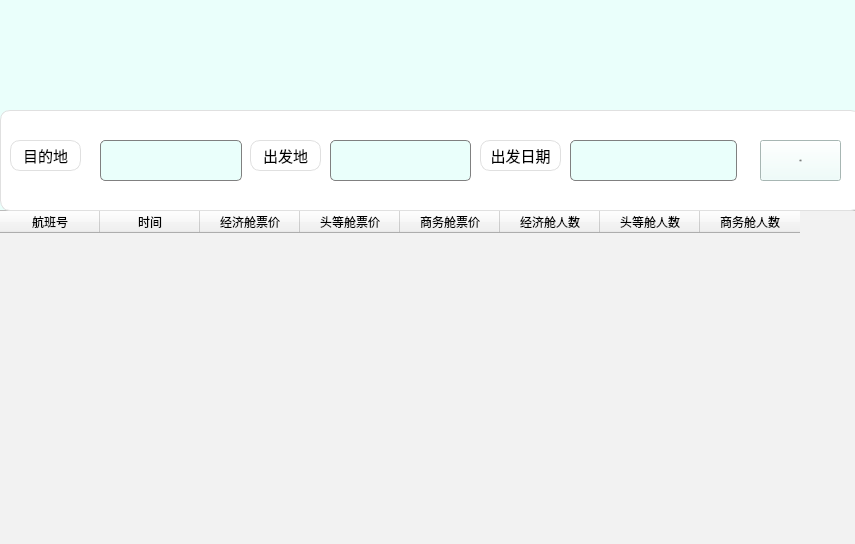
<?xml version="1.0" encoding="UTF-8"?>
<ui version="4.0">
 <class>inquiry</class>
 <widget class="QWidget" name="inquiry">
  <property name="enabled">
   <bool>true</bool>
  </property>
  <property name="geometry">
   <rect>
    <x>0</x>
    <y>0</y>
    <width>855</width>
    <height>544</height>
   </rect>
  </property>
  <property name="font">
   <font>
    <italic>false</italic>
    <bold>false</bold>
    <underline>false</underline>
   </font>
  </property>
  <property name="windowTitle">
   <string>搜索航班</string>
  </property>
  <widget class="QFrame" name="frame_2">
   <property name="geometry">
    <rect>
     <x>-10</x>
     <y>0</y>
     <width>921</width>
     <height>561</height>
    </rect>
   </property>
   <property name="styleSheet">
    <string notr="true">background-color: rgb(234, 255, 251);
</string>
   </property>
   <property name="frameShape">
    <enum>QFrame::Shape::StyledPanel</enum>
   </property>
   <property name="frameShadow">
    <enum>QFrame::Shadow::Raised</enum>
   </property>
   <widget class="QFrame" name="frame">
    <property name="geometry">
     <rect>
      <x>10</x>
      <y>110</y>
      <width>861</width>
      <height>101</height>
     </rect>
    </property>
    <property name="styleSheet">
     <string notr="true"> QFrame {
	background-color: rgb(255, 255, 255);
	background-color: rgb(255, 255, 255);
        border: 1px solid #E0E0E0;
        border-radius: 10px;
 
    }</string>
    </property>
    <property name="frameShape">
     <enum>QFrame::Shape::StyledPanel</enum>
    </property>
    <property name="frameShadow">
     <enum>QFrame::Shadow::Raised</enum>
    </property>
    <widget class="QLabel" name="label">
     <property name="geometry">
      <rect>
       <x>250</x>
       <y>30</y>
       <width>71</width>
       <height>31</height>
      </rect>
     </property>
     <property name="font">
      <font>
       <family>幼圆</family>
       <pointsize>11</pointsize>
      </font>
     </property>
     <property name="text">
      <string>出发地</string>
     </property>
     <property name="alignment">
      <set>Qt::AlignmentFlag::AlignCenter</set>
     </property>
    </widget>
    <widget class="QLabel" name="label_2">
     <property name="geometry">
      <rect>
       <x>10</x>
       <y>30</y>
       <width>71</width>
       <height>31</height>
      </rect>
     </property>
     <property name="font">
      <font>
       <family>幼圆</family>
       <pointsize>11</pointsize>
      </font>
     </property>
     <property name="text">
      <string>目的地</string>
     </property>
     <property name="alignment">
      <set>Qt::AlignmentFlag::AlignCenter</set>
     </property>
    </widget>
    <widget class="QLabel" name="label_3">
     <property name="geometry">
      <rect>
       <x>480</x>
       <y>30</y>
       <width>81</width>
       <height>31</height>
      </rect>
     </property>
     <property name="font">
      <font>
       <family>幼圆</family>
       <pointsize>11</pointsize>
      </font>
     </property>
     <property name="text">
      <string>出发日期</string>
     </property>
     <property name="alignment">
      <set>Qt::AlignmentFlag::AlignCenter</set>
     </property>
    </widget>
    <widget class="QLineEdit" name="lineEditArrival">
     <property name="geometry">
      <rect>
       <x>100</x>
       <y>30</y>
       <width>142</width>
       <height>41</height>
      </rect>
     </property>
     <property name="sizePolicy">
      <sizepolicy hsizetype="Fixed" vsizetype="Fixed">
       <horstretch>0</horstretch>
       <verstretch>0</verstretch>
      </sizepolicy>
     </property>
     <property name="minimumSize">
      <size>
       <width>80</width>
       <height>35</height>
      </size>
     </property>
     <property name="styleSheet">
      <string notr="true">border: 1px solid gray; border-radius: 5px; padding: 2px;</string>
     </property>
    </widget>
    <widget class="QLineEdit" name="lineEditDepart">
     <property name="geometry">
      <rect>
       <x>330</x>
       <y>30</y>
       <width>141</width>
       <height>41</height>
      </rect>
     </property>
     <property name="sizePolicy">
      <sizepolicy hsizetype="Fixed" vsizetype="Fixed">
       <horstretch>0</horstretch>
       <verstretch>0</verstretch>
      </sizepolicy>
     </property>
     <property name="minimumSize">
      <size>
       <width>80</width>
       <height>35</height>
      </size>
     </property>
     <property name="styleSheet">
      <string notr="true">border: 1px solid gray; border-radius: 5px; padding: 2px;</string>
     </property>
    </widget>
    <widget class="QPushButton" name="SearchBtn">
     <property name="geometry">
      <rect>
       <x>760</x>
       <y>30</y>
       <width>81</width>
       <height>41</height>
      </rect>
     </property>
     <property name="font">
      <font>
       <pointsize>-1</pointsize>
       <italic>false</italic>
       <bold>false</bold>
       <underline>false</underline>
      </font>
     </property>
     <property name="styleSheet">
      <string notr="true">
QPushButton{border-radius:4px;background:#409eff;color:white;font-size:14px}
QPushButton:hover {
         background-color: #ADD8E6;&quot;        /* 悬停时背景颜色 */
        }</string>
     </property>
     <property name="text">
      <string>搜索</string>
     </property>
     <property name="icon">
      <iconset theme="QIcon::ThemeIcon::MediaSeekForward"/>
     </property>
    </widget>
    <widget class="QLineEdit" name="lineEditDate">
     <property name="geometry">
      <rect>
       <x>570</x>
       <y>30</y>
       <width>167</width>
       <height>41</height>
      </rect>
     </property>
     <property name="sizePolicy">
      <sizepolicy hsizetype="Fixed" vsizetype="Fixed">
       <horstretch>0</horstretch>
       <verstretch>0</verstretch>
      </sizepolicy>
     </property>
     <property name="minimumSize">
      <size>
       <width>0</width>
       <height>35</height>
      </size>
     </property>
     <property name="styleSheet">
      <string notr="true">border: 1px solid gray; border-radius: 5px; padding: 2px;</string>
     </property>
    </widget>
   </widget>
   <widget class="QTableWidget" name="tableWidget">
    <property name="geometry">
     <rect>
      <x>9</x>
      <y>210</y>
      <width>861</width>
      <height>341</height>
     </rect>
    </property>
    <property name="styleSheet">
     <string notr="true">background-color: rgb(242, 242, 242);</string>
    </property>
    <column>
     <property name="text">
      <string>航班号</string>
     </property>
     <property name="font">
      <font>
       <family>幼圆</family>
       <italic>false</italic>
       <bold>false</bold>
      </font>
     </property>
    </column>
    <column>
     <property name="text">
      <string>时间</string>
     </property>
     <property name="font">
      <font>
       <family>幼圆</family>
      </font>
     </property>
    </column>
    <column>
     <property name="text">
      <string>经济舱票价</string>
     </property>
     <property name="font">
      <font>
       <family>幼圆</family>
      </font>
     </property>
    </column>
    <column>
     <property name="text">
      <string>头等舱票价</string>
     </property>
     <property name="font">
      <font>
       <family>幼圆</family>
      </font>
     </property>
    </column>
    <column>
     <property name="text">
      <string>商务舱票价</string>
     </property>
     <property name="font">
      <font>
       <family>幼圆</family>
      </font>
     </property>
    </column>
    <column>
     <property name="text">
      <string>经济舱人数</string>
     </property>
     <property name="font">
      <font>
       <family>幼圆</family>
      </font>
     </property>
    </column>
    <column>
     <property name="text">
      <string>头等舱人数</string>
     </property>
     <property name="font">
      <font>
       <family>幼圆</family>
      </font>
     </property>
    </column>
    <column>
     <property name="text">
      <string>商务舱人数</string>
     </property>
     <property name="font">
      <font>
       <family>幼圆</family>
      </font>
     </property>
    </column>
   </widget>
   <widget class="QPushButton" name="HomeButton">
    <property name="enabled">
     <bool>true</bool>
    </property>
    <property name="geometry">
     <rect>
      <x>770</x>
      <y>40</y>
      <width>51</width>
      <height>41</height>
     </rect>
    </property>
    <property name="cursor">
     <cursorShape>OpenHandCursor</cursorShape>
    </property>
    <property name="styleSheet">
     <string notr="true">QPushButton#HomeButton{
	image: url(:/Image/Imageres/user (1).png);
    background: transparent; /* 背景透明 */
    border: none; /* 移除边框 */
}</string>
    </property>
    <property name="text">
     <string/>
    </property>
   </widget>
   <widget class="QPushButton" name="ReturnBtn">
    <property name="geometry">
     <rect>
      <x>20</x>
      <y>20</y>
      <width>61</width>
      <height>41</height>
     </rect>
    </property>
    <property name="font">
     <font>
      <pointsize>14</pointsize>
      <italic>true</italic>
      <bold>true</bold>
      <underline>true</underline>
     </font>
    </property>
    <property name="styleSheet">
     <string notr="true">QPushButton#ReturnBtn{
	image: url(:/Image/Imageres/back.png);
    background: transparent; /* 背景透明 */
    border: none; /* 移除边框 */
    cursor: pointing-hand; 
}

</string>
    </property>
    <property name="text">
     <string/>
    </property>
   </widget>
   <widget class="QLabel" name="label_4">
    <property name="geometry">
     <rect>
      <x>10</x>
      <y>0</y>
      <width>861</width>
      <height>251</height>
     </rect>
    </property>
    <property name="styleSheet">
     <string notr="true">background-image: url(:/Image/Imageres/BackGround4.jpg);
background-image: url(:/Imageres/airBg.jpeg);</string>
    </property>
    <property name="text">
     <string/>
    </property>
   </widget>
   <zorder>label_4</zorder>
   <zorder>tableWidget</zorder>
   <zorder>HomeButton</zorder>
   <zorder>ReturnBtn</zorder>
   <zorder>frame</zorder>
  </widget>
 </widget>
 <resources/>
 <connections/>
</ui>
